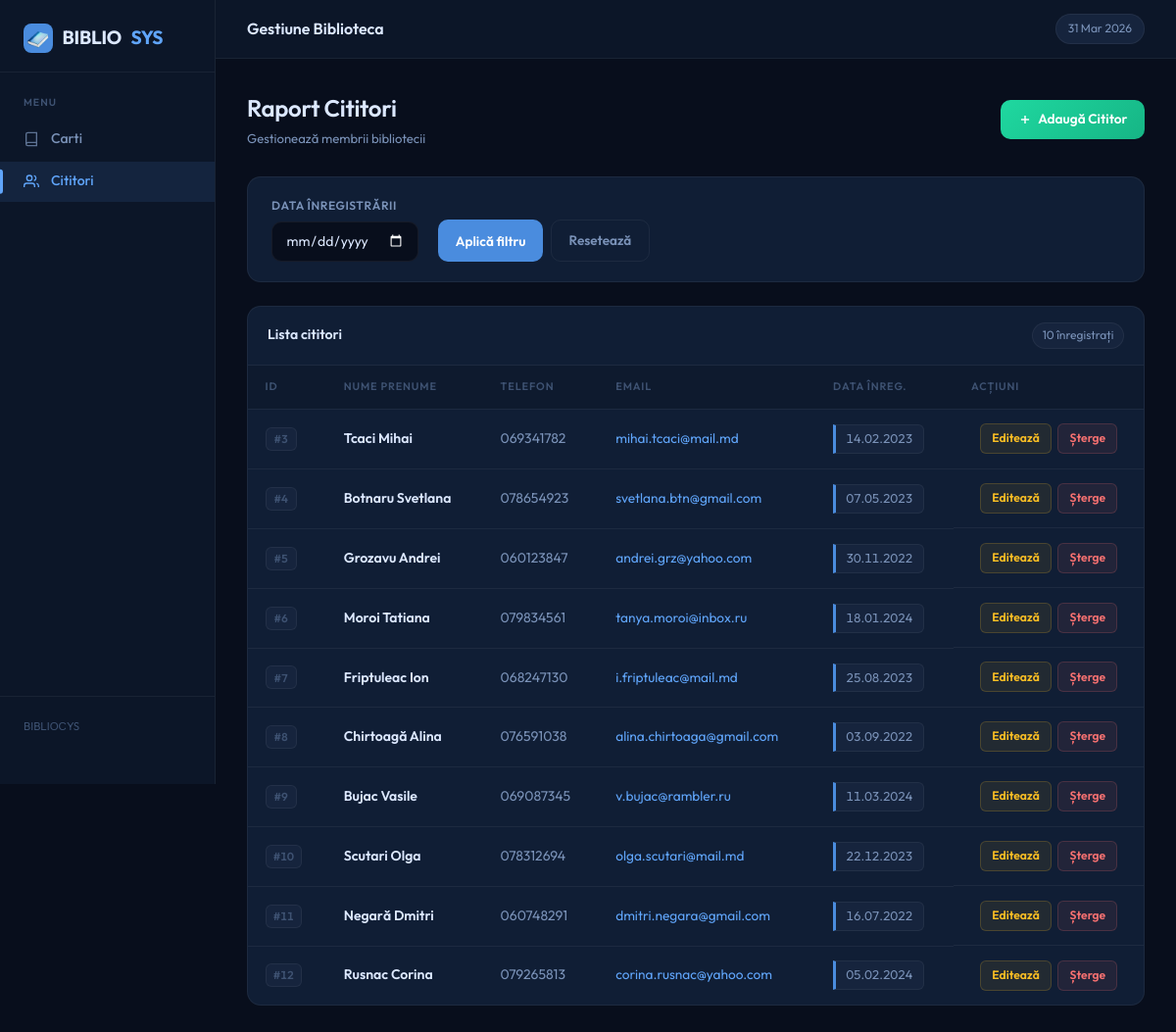
Page /readers.php on the committed database.
### tables this page shows
CREATE TABLE `cititori` (
  `ID_cititor` int(11) NOT NULL,
  `Nume` varchar(100) NOT NULL,
  `Prenume` varchar(100) NOT NULL,
  `Telefon` varchar(20) DEFAULT NULL,
  `Email` varchar(100) DEFAULT NULL,
  `Data_inregistrarii` date DEFAULT curdate()
);

### readers.php (the view, shortened to what this page needs)
<?php
require 'db.php';
$filter_date = $_GET['filter_date'] ?? '';
if ($filter_date) {
    $stmt = $conn->prepare("SELECT * FROM cititori WHERE Data_inregistrarii = ?");
    $stmt->bind_param("s", $filter_date);
} else {
    $stmt = $conn->prepare("SELECT * FROM cititori");
}
$stmt->execute();
$readers = $stmt->get_result()->fetch_all(MYSQLI_ASSOC);
$total = count($readers);
?>
<!DOCTYPE html>
<html lang="ro">
<head>
    <link rel="stylesheet" href="style.css">
</head>
<body>
<div class="app-shell">
    <aside class="sidebar">
        <div class="sidebar-brand">
            <a href="index.php" class="logo-text">
                <div class="logo-icon"><img src="logo.png" alt=""></div>
                BIBLIO<span>SYS</span>
            </a>
        </div>
        <p class="sidebar-section-label">Menu</p>
        <a href="index.php" class="nav-item">
            <svg viewBox="0 0 24 24" fill="none" stroke="currentColor" stroke-width="2"><path d="M4 19.5A2.5 2.5 0 016.5 17H20"/><path d="M6.5 2H20v20H6.5A2.5 2.5 0 014 19.5v-15A2.5 2.5 0 016.5 2z"/></svg>
            <span>Carti</span>
        </a>
        <a href="readers.php" class="nav-item active">
            <svg viewBox="0 0 24 24" fill="none" stroke="currentColor" stroke-width="2"><path d="M17 21v-2a4 4 0 00-4-4H5a4 4 0 00-4 4v2"/><circle cx="9" cy="7" r="4"/><path d="M23 21v-2a4 4 0 00-3-3.87"/><path d="M16 3.13a4 4 0 010 7.75"/></svg>
            <span>Cititori</span>
        </a>
        <div class="sidebar-footer">
            <small>BIBLIОСYS</small>
        </div>
    </aside>
    <div class="main-area">
        <header class="topbar">
            <span class="topbar-title">Gestiune Biblioteca</span>
            <div class="topbar-right">
                <span class="topbar-badge"><?= date('d M Y') ?></span>
            </div>
        </header>
        <main class="page-content">
            <div class="page-header">
                <div>
                    <h1>Raport Cititori</h1>
                    <p class="subtitle">Gestionează membrii bibliotecii</p>
                </div>
                <a href="edit_reader.php" class="btn btn-add">
                    <svg viewBox="0 0 24 24" fill="none" stroke="currentColor" stroke-width="2.5" width="14" height="14"><line x1="12" y1="5" x2="12" y2="19"/><line x1="5" y1="12" x2="19" y2="12"/></svg>
                    Adaugă Cititor
                </a>
            </div>
            <section class="filter-section">
                <form class="filter-form" method="GET">
                    <div class="input-group">
                        <label for="filter_date">Data înregistrării</label>
                        <input type="date" id="filter_date" name="filter_date" value="<?= htmlspecialchars($filter_date) ?>">
                    </div>
                    <div class="button-group">
                        <button type="submit" class="btn btn-search">Aplică filtru</button>
                        <a href="readers.php" class="btn btn-reset">Resetează</a>
                    </div>
                </form>
            </section>
            <div class="table-container">
                <div class="table-topbar">
                    <span class="table-topbar-title">Lista cititori</span>
                    <span class="table-topbar-count"><?= $total ?> înregistrați</span>
                </div>
                <table class="styled-table">
                    <thead>
                        <tr>
                            <th>ID</th>
                            <th>Nume Prenume</th>
                            <th>Telefon</th>
                            <th>Email</th>
                            <th>Data Înreg.</th>
                            <th class="actions-head">Acțiuni</th>
                        </tr>
                    </thead>
                    <tbody>
                        <?php foreach($readers as $r): ?>
                        <tr>
                            <td><span class="id-badge">#<?= $r['ID_cititor'] ?></span></td>
                            <td class="reader-name"><?= htmlspecialchars($r['Nume'] . " " . $r['Prenume']) ?></td>
                            <td style="color:var(--text-secondary)"><?= htmlspecialchars($r['Telefon']) ?></td>
                            <td><a href="mailto:<?= htmlspecialchars($r['Email']) ?>" class="email-link"><?= htmlspecialchars($r['Email']) ?></a></td>
                            <td><span class="date-tag"><?= date('d.m.Y', strtotime($r['Data_inregistrarii'])) ?></span></td>
                            <td class="action-buttons">
                                <a href="edit_reader.php?id=<?= $r['ID_cititor'] ?>" class="btn-icon edit">Editează</a>
                                <a href="delete.php?type=reader&id=<?= $r['ID_cititor'] ?>"
                                   class="btn-icon delete"
                                   onclick="return confirm('Sigur dorești să ștergi acest cititor?')">Șterge</a>
                            </td>
                        </tr>
                        <?php endforeach; ?>
                    </tbody>
                </table>
            </div>
        </main>
    </div>
</div>
</body>
</html>

### rows in the picture
cititori: ID_cititor "3", Nume+Prenume "Tcaci Mihai", Telefon "069341782", Email "mihai.tcaci@mail.md", Data_inregistrarii "14.02.2023"
cititori: ID_cititor "4", Nume+Prenume "Botnaru Svetlana", Telefon "078654923", Email "svetlana.btn@gmail.com", Data_inregistrarii "07.05.2023"
cititori: ID_cititor "5", Nume+Prenume "Grozavu Andrei", Telefon "060123847", Email "andrei.grz@yahoo.com", Data_inregistrarii "30.11.2022"
cititori: ID_cititor "6", Nume+Prenume "Moroi Tatiana", Telefon "079834561", Email "tanya.moroi@inbox.ru", Data_inregistrarii "18.01.2024"
cititori: ID_cititor "7", Nume+Prenume "Friptuleac Ion", Telefon "068247130", Email "i.friptuleac@mail.md", Data_inregistrarii "25.08.2023"
cititori: ID_cititor "8", Nume+Prenume "Chirtoagă Alina", Telefon "076591038", Email "alina.chirtoaga@gmail.com", Data_inregistrarii "03.09.2022"
cititori: ID_cititor "9", Nume+Prenume "Bujac Vasile", Telefon "069087345", Email "v.bujac@rambler.ru", Data_inregistrarii "11.03.2024"
cititori: ID_cititor "10", Nume+Prenume "Scutari Olga", Telefon "078312694", Email "olga.scutari@mail.md", Data_inregistrarii "22.12.2023"
cititori: ID_cititor "11", Nume+Prenume "Negară Dmitri", Telefon "060748291", Email "dmitri.negara@gmail.com", Data_inregistrarii "16.07.2022"
cititori: ID_cititor "12", Nume+Prenume "Rusnac Corina", Telefon "079265813", Email "corina.rusnac@yahoo.com", Data_inregistrarii "05.02.2024"

### other values in the picture
$total "10"
